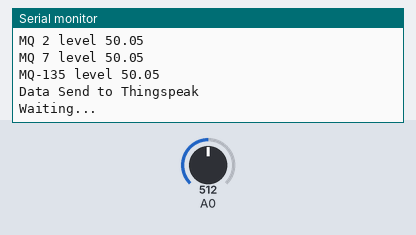
The sketch below on a simulated ESP8266 (NodeMCU). Parts: the last lines printed to the serial monitor. The inputs (shaded band) are chosen by the test bench; at power-on: A0 = 512. WiFi joins after 1.5 s; servers stay silent unless stated.

Above: at 2.7 s.
2.8 s: A0 set to 716
At 4.1 s:
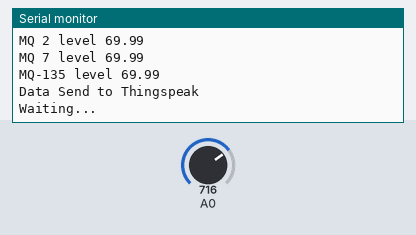
4.3 s: A0 set to 900
At 5.6 s:
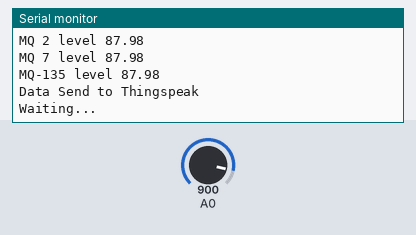
Timing chart, 0 to 7.3 s (numbered marks = the images above; inputs shaded):
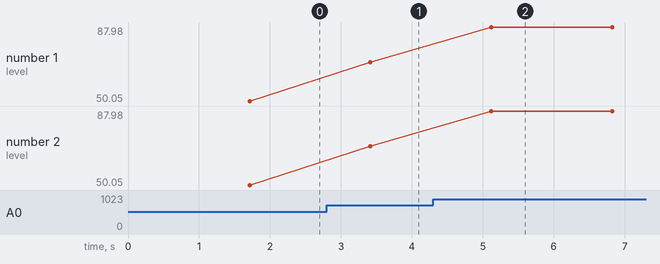

Measured:
- after the input at 2.8 s, the serial monitor: prints a new line after 0.62 s (image 1)
- after the input at 4.3 s, the serial monitor: prints a new line after 0.82 s (image 2)
- plotted number 1: 50.05 → 69.99 after the input at 2.8 s, 69.99 → 87.98 after the input at 4.3 s
- plotted number 2: 50.05 → 69.99 after the input at 2.8 s, 69.99 → 87.98 after the input at 4.3 s

The sketch:

minnor1.ino
```cpp
#include <ESP8266WiFi.h>
String apiKey = "N4B71Z83G4B7VBYN";
const char *ssid = "Redmi";
const char *pass = "ayush123";
const char* server = "api.thingspeak.com";
WiFiClient client;
void setup()
{
Serial.begin(115200);
delay(10);
Serial.println("Connecting to ");
Serial.println(ssid);
WiFi.begin(ssid, pass);
while (WiFi.status() != WL_CONNECTED)
{
delay(500);
Serial.print(".");
}
Serial.println("");
Serial.println("WiFi connected");
}
void loop()
{
float h = analogRead(A0);
if (isnan(h))
{
Serial.println("Failed to read from MQ-2 sensor!");
return;
}
float w = analogRead(D1);
if(isnan(w))
{
  Serial.println("Failed to read from MQ-7 sensor!");
  return;
}
float q = analogRead(D2);
if(isnan(q))
{
  Serial.println("Failed to read from MQ-135 sensor!");
  return;
}
if (client.connect(server, 80))
{
String postStr = apiKey;
postStr += "&field1=";
postStr += String(h/1023*100);
postStr += "&field2=";
postStr += String(w/1023*100);
postStr += "&field3=";
postStr += String(q/1023*100);
postStr += "r\n";
client.print("POST /update HTTP/1.1\n");
client.print("Host: api.thingspeak.com\n");
client.print("Connection: close\n");
client.print("X-THINGSPEAKAPIKEY: " + apiKey + "\n");
client.print("Content-Type: application/x-www-form-urlencoded\n");
client.print("Content-Length: ");
client.print(postStr.length());
client.print("\n\n");
client.print(postStr);
Serial.print("MQ 2 level ");
Serial.println(h/1023*100);
Serial.print("MQ 7 level ");
Serial.println(w/1023*100);
Serial.print("MQ-135 level ");
Serial.println(q/1023*100);
Serial.println("Data Send to Thingspeak");
}
client.stop();
Serial.println("Waiting...");

delay(1500);
}
```
